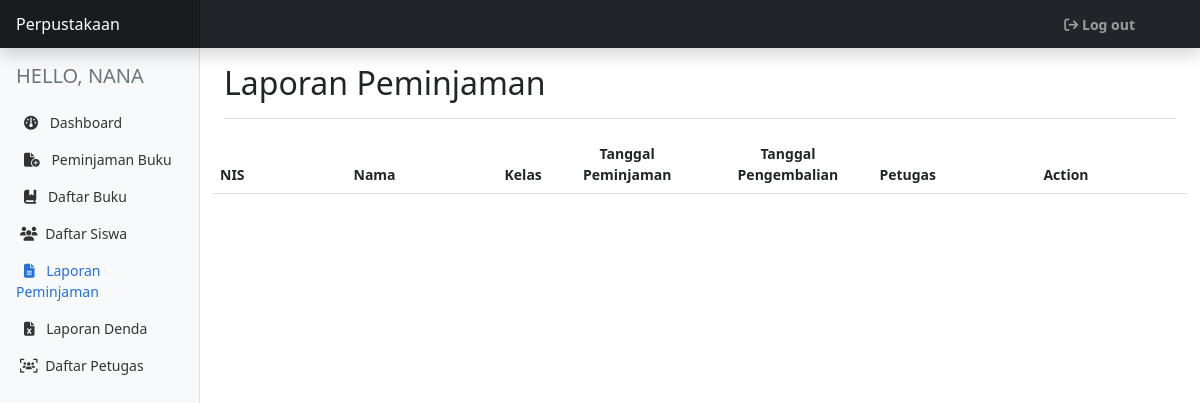
Before: /petugas/daftar-peminjaman.php (signed in) with the older database file.
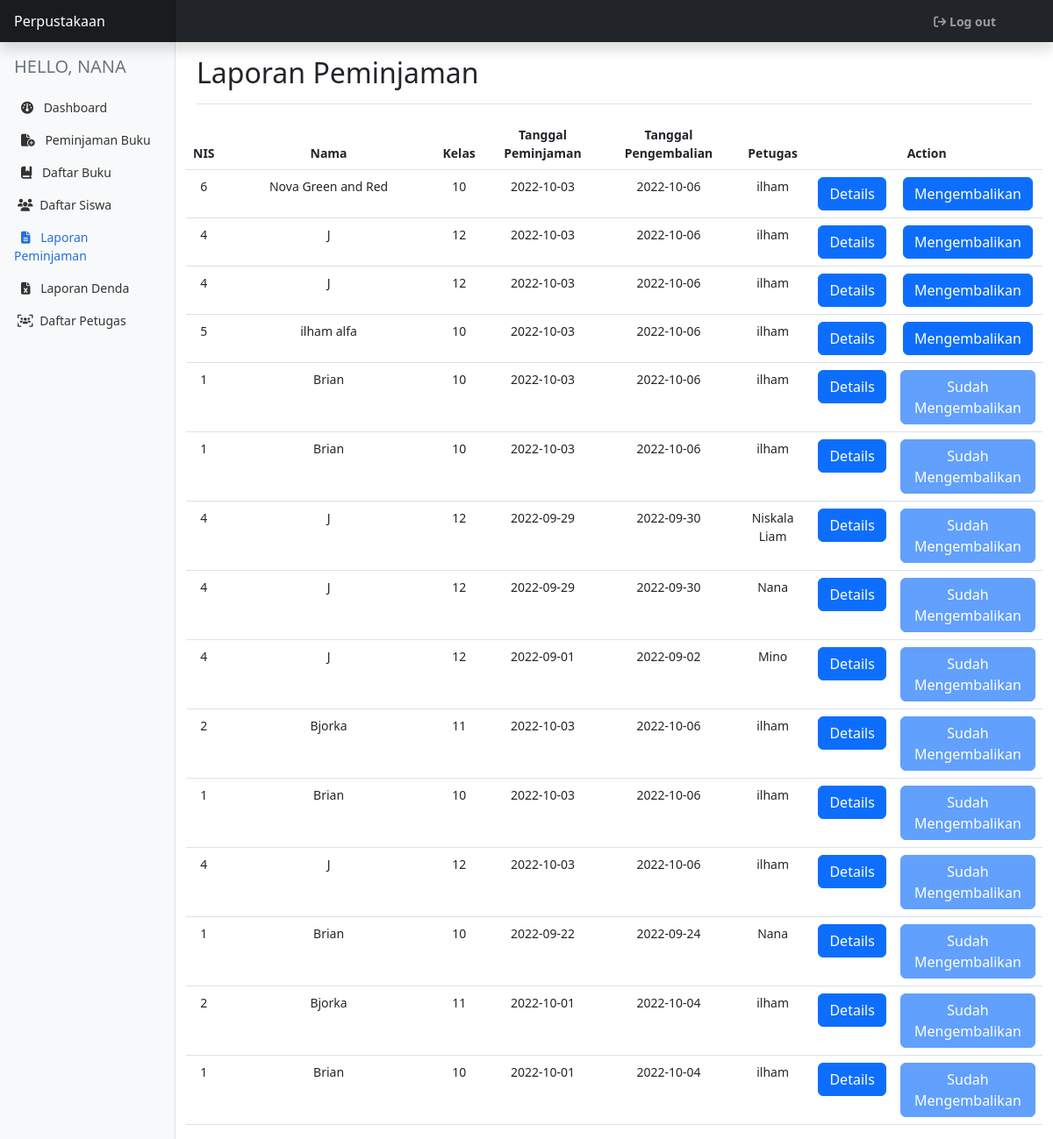
After: the same page with the newer database file.
### tables this page shows
CREATE TABLE `peminjaman` (
  `id_peminjaman` int(11) NOT NULL,
  `nis` int(11) NOT NULL,
  `nip` int(11) NOT NULL,
  `tgl_peminjaman` date NOT NULL,
  `tgl_pemgembalian` date NOT NULL
);

CREATE TABLE `siswa` (
  `nis` int(11) NOT NULL,
  `nama` varchar(50) NOT NULL,
  `jenis_kelamin` enum('L','P') NOT NULL,
  `alamat` varchar(50) NOT NULL,
  `id_kelas` int(2) NOT NULL
);

CREATE TABLE `kelas` (
  `id_kelas` int(2) NOT NULL,
  `nama_kelas` varchar(50) NOT NULL
);

CREATE TABLE `petugas` (
  `nip` int(11) NOT NULL,
  `nama` varchar(50) NOT NULL,
  `jenis_kelamin` enum('L','P') NOT NULL,
  `alamat` varchar(50) NOT NULL,
  `password` varchar(50) NOT NULL,
  `id_level` int(2) NOT NULL
);

### petugas/daftar-peminjaman.php (the view, shortened to what the changed rows need)
<!doctype html>
<html lang="en">
<head>
    <link href="../assets/dist/css/bootstrap.min.css" rel="stylesheet">
    <link rel="stylesheet" href="https://cdnjs.cloudflare.com/ajax/libs/font-awesome/6.1.2/css/all.min.css">
    <link rel="stylesheet" href="../assets/bootstrap/css/bootstrap.min.css">
    <link href="../assets/dashboard/dashboard.css" rel="stylesheet">
</head>
<body>
    <?php
        include "../config.php";
        ?>
<div class="container-fluid">
    <div class="row">
        <main class="col-md-9 ms-sm-auto col-lg-10 px-md-4">
            <div class="d-flex justify-content-between flex-wrap flex-md-nowrap align-items-center pt-3 pb-2 mb-3 border-bottom">
                <h1 class="h2">Laporan Peminjaman</h1>
            </div>
            <div class="row">
                <table class="table text-center">
                    <thead>
                        <tr>
                            <th>NIS</th>
                            <th class="w-25">Nama</th>
                            <th>Kelas</th>
                            <th>Tanggal Peminjaman</th>
                            <th>Tanggal Pengembalian</th>
                            <th>Petugas</th>
                            <th colspan="2" class="w-25">Action</th>
                        </tr>
                    </thead>
                    <tbody>
                        <?php
                        $pinjam = mysqli_query($db, 'SELECT siswa.nis as nis, peminjaman.id_peminjaman as id, siswa.nama as nama_siswa, kelas.nama_kelas as kelas, peminjaman.tgl_peminjaman as tgl_pinj, peminjaman.tgl_pemgembalian as tgl_pengm, petugas.nama as nama_petugas FROM  peminjaman JOIN siswa ON peminjaman.nis = siswa.nis JOIN petugas ON peminjaman.nip = petugas.nip JOIN kelas ON siswa.id_kelas = kelas.id_kelas ORDER BY peminjaman.id_peminjaman DESC');
                            while ($data = mysqli_fetch_array($pinjam)) {
                        ?>
                        <tr>
                            <td><?= $data['nis'] ?></td>
                            <td><?= $data['nama_siswa'] ?></td>
                            <td><?= $data['kelas'] ?></td>
                            <td><?= $data['tgl_pinj'] ?></td>
                            <td><?= $data['tgl_pengm'] ?></td>
                            <td><?= $data['nama_petugas'] ?></td>
                            <td>
                                <button type="button" class="btn btn-primary" data-bs-toggle="modal" data-bs-target="#Modal<?= $data['id'] ?>">
                                Details
                                </button>
                            </td>
                            <td>
                                <?php
                                    $kembalian = mysqli_query ($db, "SELECT * FROM pengembalian WHERE id_peminjaman='$data[id]'");
                                    $data1 = mysqli_fetch_array($kembalian);
                                if (!$data1) {
                                    ?>
                                <a href="pengembalian-buku.php?id=<?= $data['id'] ?>" class="btn btn-primary">Mengembalikan</a>
                                <?php
                                    }else{
                                ?>
                                <button type="button" class="btn btn-primary" disabled>Sudah Mengembalikan</button>
                                <?php }?>
                            </td>
                        </tr>
                        <?php } ?>
                    </tbody>
                </table>
            </div>
        </main>
    </div>
</div>
</body>
</html>

Changed rows visible on the page:
added peminjaman: nis.nis "6", nis.nama "Nova Green and Red", kelas.nama_kelas "10", tgl_peminjaman "2022-10-03", tgl_pemgembalian "2022-10-06", nip.nama "ilham"
added peminjaman: nis.nis "4", nis.nama "J", kelas.nama_kelas "12", tgl_peminjaman "2022-10-03", tgl_pemgembalian "2022-10-06", nip.nama "ilham"
added peminjaman: nis.nis "4", nis.nama "J", kelas.nama_kelas "12", tgl_peminjaman "2022-10-03", tgl_pemgembalian "2022-10-06", nip.nama "ilham"
added peminjaman: nis.nis "5", nis.nama "ilham alfa", kelas.nama_kelas "10", tgl_peminjaman "2022-10-03", tgl_pemgembalian "2022-10-06", nip.nama "ilham"
added peminjaman: nis.nis "1", nis.nama "Brian", kelas.nama_kelas "10", tgl_peminjaman "2022-10-03", tgl_pemgembalian "2022-10-06", nip.nama "ilham", shows "Sudah Mengembalikan"
added peminjaman: nis.nis "1", nis.nama "Brian", kelas.nama_kelas "10", tgl_peminjaman "2022-10-03", tgl_pemgembalian "2022-10-06", nip.nama "ilham", shows "Sudah Mengembalikan"
added peminjaman: nis.nis "4", nis.nama "J", kelas.nama_kelas "12", tgl_peminjaman "2022-09-29", tgl_pemgembalian "2022-09-30", nip.nama "Niskala Liam", shows "Sudah Mengembalikan"
added peminjaman: nis.nis "4", nis.nama "J", kelas.nama_kelas "12", tgl_peminjaman "2022-09-29", tgl_pemgembalian "2022-09-30", nip.nama "Nana", shows "Sudah Mengembalikan"
added peminjaman: nis.nis "4", nis.nama "J", kelas.nama_kelas "12", tgl_peminjaman "2022-09-01", tgl_pemgembalian "2022-09-02", nip.nama "Mino", shows "Sudah Mengembalikan"
added peminjaman: nis.nis "2", nis.nama "Bjorka", kelas.nama_kelas "11", tgl_peminjaman "2022-10-03", tgl_pemgembalian "2022-10-06", nip.nama "ilham", shows "Sudah Mengembalikan"
added peminjaman: nis.nis "1", nis.nama "Brian", kelas.nama_kelas "10", tgl_peminjaman "2022-10-03", tgl_pemgembalian "2022-10-06", nip.nama "ilham", shows "Sudah Mengembalikan"
added peminjaman: nis.nis "4", nis.nama "J", kelas.nama_kelas "12", tgl_peminjaman "2022-10-03", tgl_pemgembalian "2022-10-06", nip.nama "ilham", shows "Sudah Mengembalikan"
added peminjaman: nis.nis "1", nis.nama "Brian", kelas.nama_kelas "10", tgl_peminjaman "2022-09-22", tgl_pemgembalian "2022-09-24", nip.nama "Nana", shows "Sudah Mengembalikan"
added peminjaman: nis.nis "2", nis.nama "Bjorka", kelas.nama_kelas "11", tgl_peminjaman "2022-10-01", tgl_pemgembalian "2022-10-04", nip.nama "ilham", shows "Sudah Mengembalikan"
added peminjaman: nis.nis "1", nis.nama "Brian", kelas.nama_kelas "10", tgl_peminjaman "2022-10-01", tgl_pemgembalian "2022-10-04", nip.nama "ilham", shows "Sudah Mengembalikan"
